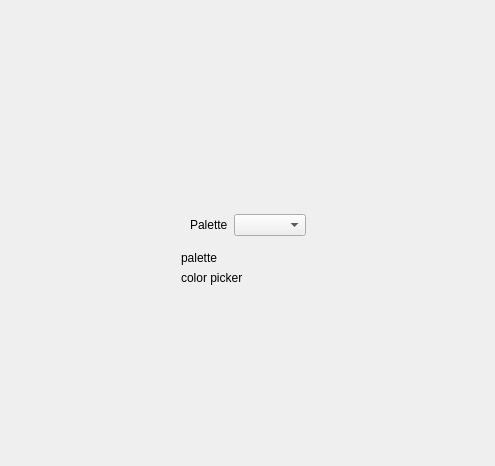
<?xml version="1.0" encoding="UTF-8"?>
<ui version="4.0">
 <class>PaletteEditorWidget</class>
 <widget class="QWidget" name="PaletteEditorWidget">
  <property name="geometry">
   <rect>
    <x>0</x>
    <y>0</y>
    <width>495</width>
    <height>466</height>
   </rect>
  </property>
  <property name="windowTitle">
   <string>Form</string>
  </property>
  <layout class="QHBoxLayout" name="horizontalLayout_2">
   <item>
    <spacer name="horizontalSpacer">
     <property name="orientation">
      <enum>Qt::Horizontal</enum>
     </property>
     <property name="sizeHint" stdset="0">
      <size>
       <width>166</width>
       <height>20</height>
      </size>
     </property>
    </spacer>
   </item>
   <item>
    <widget class="QWidget" name="widget" native="true">
     <layout class="QVBoxLayout" name="verticalLayout_2">
      <item>
       <spacer name="verticalSpacer">
        <property name="orientation">
         <enum>Qt::Vertical</enum>
        </property>
        <property name="sizeHint" stdset="0">
         <size>
          <width>17</width>
          <height>185</height>
         </size>
        </property>
       </spacer>
      </item>
      <item>
       <widget class="QWidget" name="widget_2" native="true">
        <layout class="QHBoxLayout" name="horizontalLayout">
         <item>
          <widget class="QLabel" name="label">
           <property name="text">
            <string>Palette</string>
           </property>
          </widget>
         </item>
         <item>
          <widget class="QComboBox" name="palettePickerBox"/>
         </item>
        </layout>
       </widget>
      </item>
      <item>
       <widget class="InputQLabel" name="palettePickerLabel">
        <property name="text">
         <string>palette</string>
        </property>
        <property name="alignment">
         <set>Qt::AlignLeading|Qt::AlignLeft|Qt::AlignTop</set>
        </property>
       </widget>
      </item>
      <item>
       <widget class="InputQLabel" name="colorPickerLabel">
        <property name="text">
         <string>color picker</string>
        </property>
        <property name="alignment">
         <set>Qt::AlignLeading|Qt::AlignLeft|Qt::AlignTop</set>
        </property>
       </widget>
      </item>
      <item>
       <spacer name="verticalSpacer_2">
        <property name="orientation">
         <enum>Qt::Vertical</enum>
        </property>
        <property name="sizeHint" stdset="0">
         <size>
          <width>20</width>
          <height>40</height>
         </size>
        </property>
       </spacer>
      </item>
     </layout>
    </widget>
   </item>
   <item>
    <spacer name="horizontalSpacer_2">
     <property name="orientation">
      <enum>Qt::Horizontal</enum>
     </property>
     <property name="sizeHint" stdset="0">
      <size>
       <width>165</width>
       <height>20</height>
      </size>
     </property>
    </spacer>
   </item>
  </layout>
 </widget>
 <customwidgets>
  <customwidget>
   <class>InputQLabel</class>
   <extends>QLabel</extends>
   <header>inputqlabel.h</header>
  </customwidget>
 </customwidgets>
 <resources/>
 <connections/>
</ui>
